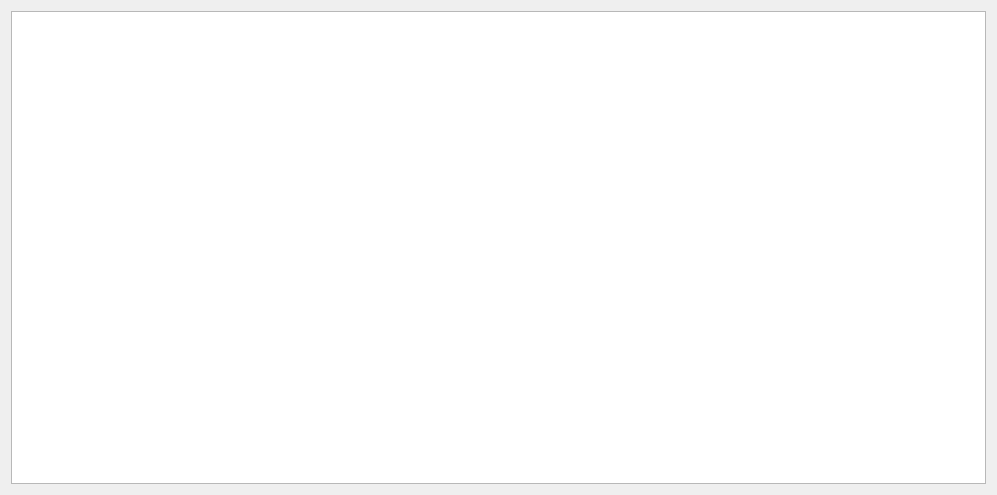
<?xml version="1.0" encoding="UTF-8"?>
<ui version="4.0">
 <class>FileDescription</class>
 <widget class="QDialog" name="FileDescription">
  <property name="geometry">
   <rect>
    <x>0</x>
    <y>0</y>
    <width>997</width>
    <height>495</height>
   </rect>
  </property>
  <property name="windowTitle">
   <string>Dialog</string>
  </property>
  <layout class="QGridLayout" name="gridLayout">
   <item row="0" column="0">
    <widget class="QTextEdit" name="textEdit">
     <property name="lineWrapMode">
      <enum>QTextEdit::NoWrap</enum>
     </property>
    </widget>
   </item>
  </layout>
 </widget>
 <resources/>
 <connections/>
</ui>
